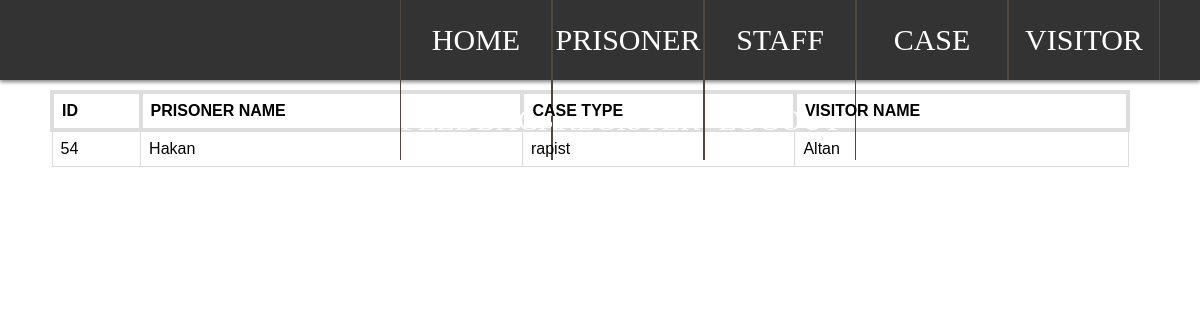
The app's page /findPcase.php?find=54 with its own data.
### tables this page shows
CREATE TABLE `case` (
  `CID` int(11) NOT NULL,
  `PID` int(11) NOT NULL,
  `PRISONER_NAME` varchar(30) NOT NULL,
  `CASE_TYPE` varchar(30) NOT NULL,
  `DESCRIPTION` text NOT NULL
);

CREATE TABLE `prisoner` (
  `PID` int(11) NOT NULL,
  `PRISONER_NAME` varchar(30) NOT NULL,
  `AGE` int(11) NOT NULL,
  `SEX` varchar(6) NOT NULL,
  `TYPE` varchar(30) NOT NULL,
  `ADDRESS` text NOT NULL,
  `ENTRY_DATE` date NOT NULL,
  `RELEASE_DATE` date NOT NULL
);

CREATE TABLE `visitor` (
  `PID` int(11) NOT NULL,
  `VISITOR_NAME` varchar(30) NOT NULL,
  `PRISONER_NAME` varchar(30) NOT NULL,
  `RELATION` varchar(30) NOT NULL,
  `DATE` date NOT NULL,
  `IN_TIME` time NOT NULL,
  `OUT_TIME` time NOT NULL,
  `ISSUING_AUTHORITY` varchar(30) NOT NULL,
  `SID` int(11) NOT NULL,
  `VISITOR_ADDRESS` text NOT NULL
);

### findPcase.php (the view, shortened to what this page needs)
<?php
	require 'conn.php';
   include 'index.php';
	if( isset($_GET["find"]) )
	{
		$id = $_GET["find"];
		$query = "SELECT `prisoner`.`PID`,`prisoner`.`PRISONER_NAME`,`case`.`CASE_TYPE`,`visitor`.`VISITOR_NAME` FROM `case`,`prisoner`,`visitor` WHERE `prisoner`.`PID`=`case`.`PID`AND `prisoner`.`PID`=`visitor`.`PID` AND `prisoner`.`PID`='$id'";
		$result= mysqli_query($conn,$query);
		}
		?>
	<html>
           <table>
			   <tr>
                    <th>ID</th>
            <th>PRISONER NAME</th>
			<th>CASE TYPE</th>
            <th>VISITOR NAME</th>
			</tr>
                <?php while($row = mysqli_fetch_assoc($result)):?>
                <tr>
                  <td><?php echo $row['PID']; ?></td>
            <td><?php echo $row['PRISONER_NAME']; ?></td>
            <td><?php echo $row['CASE_TYPE']; ?></td>
		    <td><?php echo $row['VISITOR_NAME']; ?></td>
                </tr>
                <?php endwhile;?>
				</table>
	</html>

### index.php (style rules this page uses)
* { margin: 0px; padding: 0px; }

### findPcase.php (style rules this page uses)
table { font-family: arial, sans-serif; border-collapse: collapse; width: 90%; margin:10px 10px 10px 50px; }
td { border: 1px solid #dddddd; text-align: left; text-size:4px; padding: 8px; }
th { border: 4px solid #dddddd; text-align: left; padding: 8px; }

### records on screen
case: PID.PID "54", PID.PRISONER_NAME "Hakan", CASE_TYPE "rapist", visitor.VISITOR_NAME "Altan"
